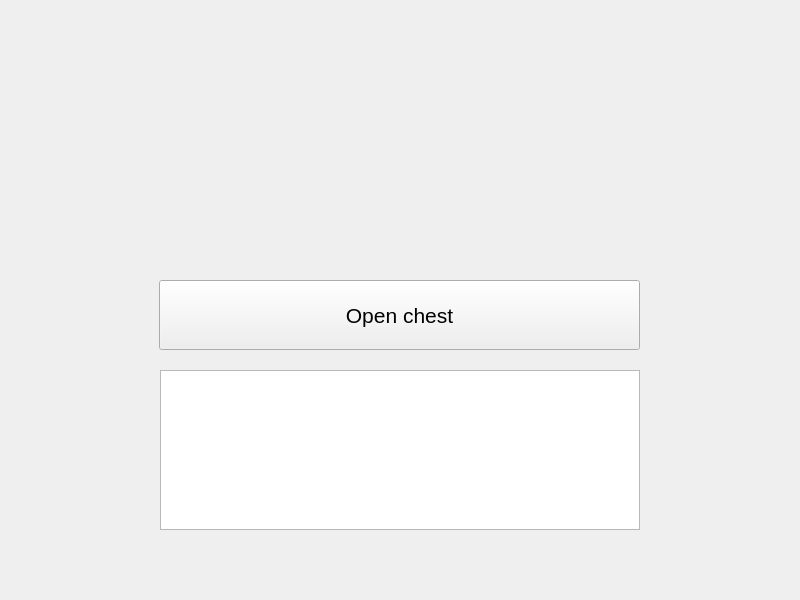
<?xml version="1.0" encoding="UTF-8"?>
<ui version="4.0">
 <class>MainWindow</class>
 <widget class="QMainWindow" name="MainWindow">
  <property name="geometry">
   <rect>
    <x>0</x>
    <y>0</y>
    <width>800</width>
    <height>600</height>
   </rect>
  </property>
  <property name="windowTitle">
   <string>MainWindow</string>
  </property>
  <widget class="QWidget" name="centralwidget">
   <widget class="QLabel" name="label_pic_chest">
    <property name="geometry">
     <rect>
      <x>240</x>
      <y>40</y>
      <width>320</width>
      <height>200</height>
     </rect>
    </property>
    <property name="text">
     <string/>
    </property>
    <property name="alignment">
     <set>Qt::AlignCenter</set>
    </property>
   </widget>
   <widget class="QPushButton" name="btnOpenChest">
    <property name="geometry">
     <rect>
      <x>159</x>
      <y>280</y>
      <width>481</width>
      <height>70</height>
     </rect>
    </property>
    <property name="font">
     <font>
      <pointsize>16</pointsize>
     </font>
    </property>
    <property name="text">
     <string>Open chest</string>
    </property>
   </widget>
   <widget class="QTextEdit" name="textEdit">
    <property name="geometry">
     <rect>
      <x>160</x>
      <y>370</y>
      <width>480</width>
      <height>160</height>
     </rect>
    </property>
    <property name="font">
     <font>
      <pointsize>14</pointsize>
     </font>
    </property>
    <property name="readOnly">
     <bool>true</bool>
    </property>
   </widget>
  </widget>
 </widget>
 <resources/>
 <connections/>
</ui>
